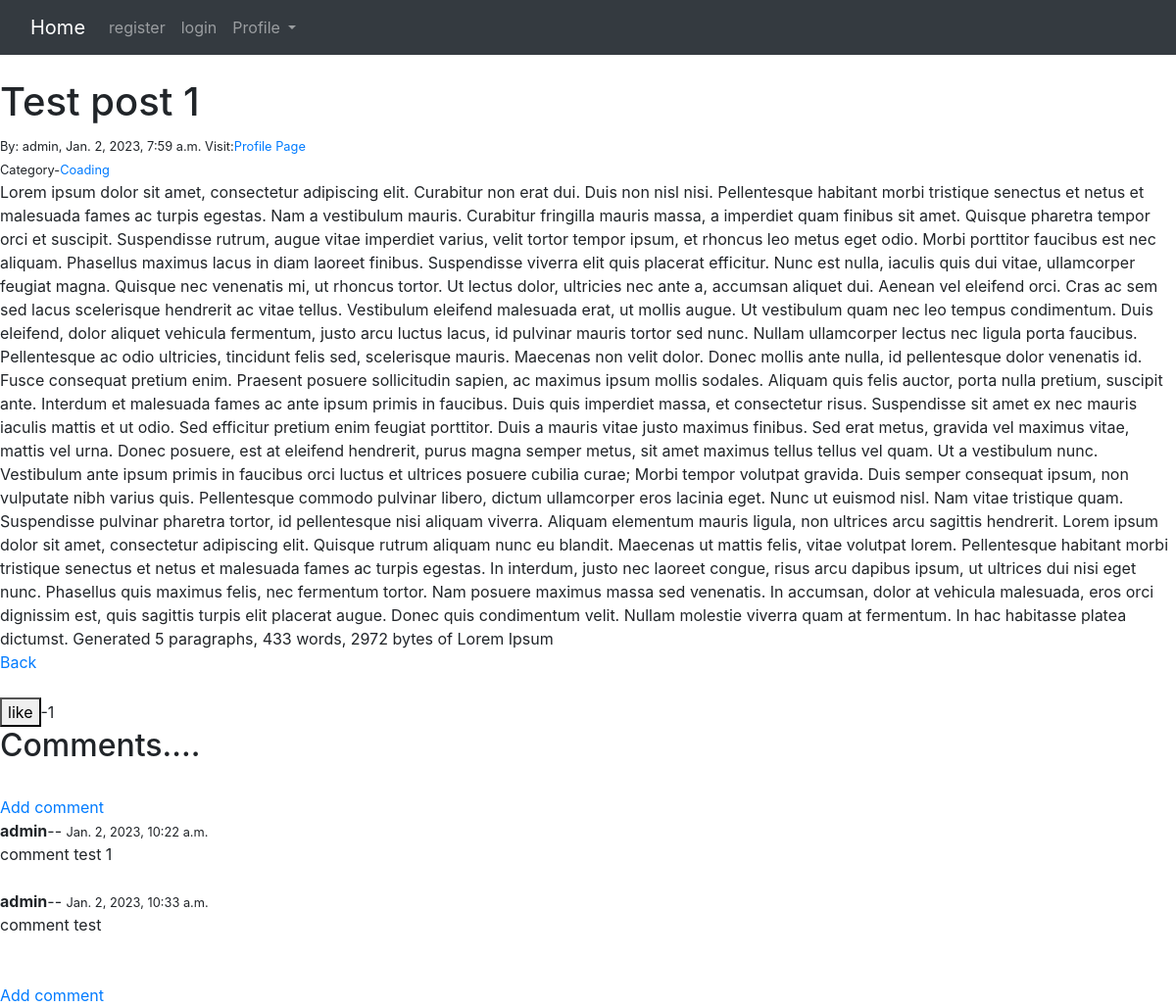
The app's page /artical/19 with its own data.
### theblog/models.py (models this page shows, shortened)
class post(models.Model):
    title=models.CharField(max_length=250)
    author=models.ForeignKey(User,on_delete=models.CASCADE)
    body=models.TextField()
    category=models.CharField(choices=choice_list, max_length=250,default="Coding")
    likes=models.ManyToManyField(User,related_name='blog_post')
    post_image=models.ImageField(null=True, blank=True, upload_to="images/post_images/")
    date_created=models.DateTimeField(auto_now_add=True)
    def total_likes(self):
        return self.likes.count()

class comment(models.Model):
    post=models.ForeignKey(post,related_name="comments",on_delete=models.CASCADE)
    name=models.CharField(max_length=250)
    body=models.TextField()
    date_created=models.DateTimeField(auto_now_add=True)

### theblog/views.py (the view)
# urls.py: path('artical/<int:pk>',artical_detailview.as_view(),name='detail_view'),
class artical_detailview(DetailView):
    model=post
    template_name='artical_detail.html'
    def get_context_data(self, **kwargs):
        context= super(artical_detailview,self).get_context_data(**kwargs)
        like=get_object_or_404(post,id=self.kwargs['pk'])
        liked=False
        if like.likes.filter(id=self.request.user.id).exists():
            liked=True
        total_likes= like.total_likes()
        context["total_likes"]=total_likes
        context["liked"]=liked
        return context

### theblog/templates/artical_detail.html (shortened to what this page needs)
{% extends 'base.html'%}
{% load static %}
{% block content  %}
<h1>{{post.title}}</h1>
<small>By:
    {% if post.author.frist_name %}
        {{ post.author.first_name }}
        {{ post.author.last_name }}
    {% else %}
        {{post.author}},
    {% endif %}
        {{post.date_created}}
    {% if post.author.profile %}
        Visit:<a href="{% url 'user_profile' post.author.profile.id %}">Profile Page</a>
    {% endif %}
<br>
Category-<a href="{% url 'category_sort' post.category %}">{{post.category}}</a>
</small>
<br>
{{post.body}} <br>
<a href="{% url 'home'%} ">Back</a>
<br>
<br>
{% if liked %}
    <form action="{% url 'like_post' post.pk %}" method="POST">
        {%csrf_token%}
        <button type="submit", name="post_id", value="{{post.id}}"  >unlike</button>-{{total_likes}}
{%else%}
    <form action="{% url 'like_post' post.pk %}" method="POST">
        <button type="submit", name="post_id", value="{{post.id}}"  >like</button>-{{total_likes}}
{%endif%}
<h2>Comments....</h2>
<br><a href="{% url 'add_comment' post.pk %}">Add comment</a> <br>
{% if not post.comments.all %}
        no comments yet <a href="{% url 'add_comment' post.pk %}">Add comment</a>
{%else%}
        {% for comment in post.comments.all %}
            <strong>{{comment.name}}</strong>-- <small>{{comment.date_created}}</small>  <br>
            {{comment.body}} <br><br>
        {%endfor%} <br>
        <a href="{% url 'add_comment' post.pk %}">Add comment</a>
{%endif%}
</form>
    {% endblock %}

### records on screen
post: title "Test post 1", author "admin", date_created "Jan. 2, 2023, 7:59 a.m.", category "Coading", body "Lorem ipsum dolor sit amet, consectetur adipiscing elit. Curabitur non erat dui. Duis non nisl nisi. Pellentesque habitant morbi tristique senectus et netus et malesuada fames ac turpis egestas. Nam a vestibulum mauris. Curabitur fringilla mauris massa, a imperdiet quam finibus sit amet. Quisque pharetra tempor orci et suscipit. Suspendisse rutrum, augue vitae imperdiet varius, velit tortor tempor ipsum, et rhoncus leo metus eget odio. Morbi porttitor faucibus est nec aliquam. Phasellus maximus lacus in diam laoreet finibus. Suspendisse viverra elit quis placerat efficitur. Nunc est nulla, iaculis quis dui vitae, ullamcorper feugiat magna. Quisque nec venenatis mi, ut rhoncus tortor. Ut…"
comment: name "admin", date_created "Jan. 2, 2023, 10:22 a.m.", body "comment test 1"
comment: name "admin", date_created "Jan. 2, 2023, 10:33 a.m.", body "comment test"

### other values on screen
{{ total_likes }} "1"
